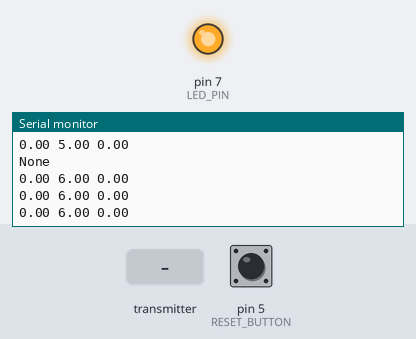
A sketch run on a simulated Arduino Uno, built with avr-gcc and run on an emulated ATmega328P. Shown: output pins drawn as LEDs (lit = HIGH), the last lines printed to the serial monitor. The test bench sets the inputs (shaded band); at power-on: pin 5 (RESET_BUTTON) HIGH. No radio packets arrive unless stated.

Above: at 1.2 s.
1.3 s: pin 5 (RESET_BUTTON) pulled LOW for 1 s
5.3 s: the transmitter starts sending chan = 0
6.8 s: pin 5 (RESET_BUTTON) pulled LOW for 0.25 s
10.0 s: the transmitter starts sending sensor = 64
13.0 s: the transmitter starts sending chan = 64
At 13.9 s:
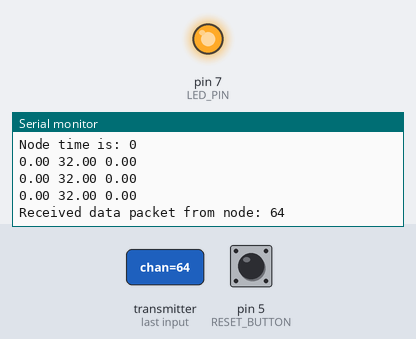
16.0 s: the transmitter starts sending sensor = 128
At 16.8 s:
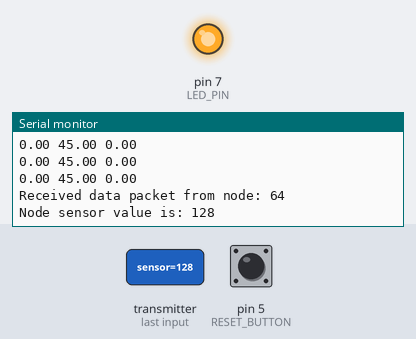
Timing chart, 0 to 19.0 s (numbered marks = the images above; inputs shaded):
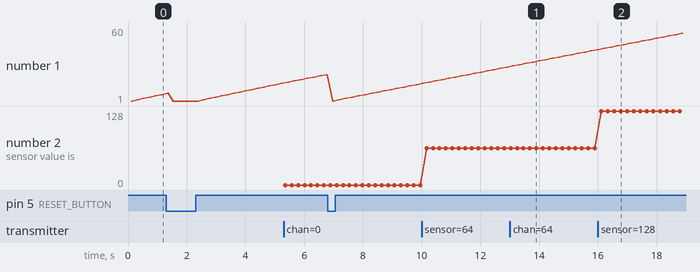

The sketch:

RateTestMaster.ino
```cpp
#include <SPI.h>          //Call SPI library so you can communicate with the nRF24L01+
#include <nRF24L01.h>     //nRF2401 libarary found at https://github.com/tmrh20/RF24/
#include <RF24.h>         //nRF2401 libarary found at https://github.com/tmrh20/RF24/

#define LED_PIN      7
#define SIGNAL_PIN   6
#define RESET_BUTTON 5

const uint8_t pinCE   = 8;                  //This pin is used to set the nRF24 to standby (0) or active mode (1)
const uint8_t pinCSN  = 10;                 //This pin is used for SPI comm chip select
RF24 wirelessSPI(pinCE, pinCSN);            // Declare object from nRF24 library (Create your wireless SPI)
const uint64_t rAddress = 0xB00B1E50C3LL;   //Create pipe address for the network the "LL" is for LongLong type
const uint8_t rFChan = 89;                  //Set channel frequency default (chan 84 is 2.484GHz to 2.489GHz)

float counter_6 = 0;
float total_6 = 0;
float counter_7 = 0;
float total_7 = 0;
float counter_9 = 0;
float total_9 = 0;

//Create a structure to hold fake sensor data and channel data
struct PayLoad {
  uint8_t chan;
  uint8_t sensor;
  unsigned long Time;
};

PayLoad payload; //create struct object

void setup() {
  pinMode(RESET_BUTTON, INPUT_PULLUP);
  pinMode(LED_PIN, OUTPUT);
  digitalWrite(LED_PIN, HIGH);
  wirelessSPI.begin();                      //Start the nRF24 module
  wirelessSPI.setChannel(rFChan);           //set communication frequency channel
  wirelessSPI.openReadingPipe(1,rAddress);  //This is receiver or master so we need to be ready to read data from transmitters
  wirelessSPI.startListening();             // Start listening for messages
  Serial.begin(9600);                       //serial port to display received data
  Serial.println("Network master is online...");
}

void loop() {
  if (digitalRead(RESET_BUTTON) == LOW) {
    counter_6 = 0;
    total_6   = 0;
    counter_7 = 0;
    total_7   = 0;
    counter_9 = 0;
    total_9   = 0;
  }


  if(wirelessSPI.available()){ //Check if recieved data
     wirelessSPI.read(&payload, sizeof(payload)); //read packet of data and store it in struct object
     Serial.print("Received data packet from node: ");
     Serial.println(payload.chan); //print node number or channel
     Serial.print("Node sensor value is: ");
     Serial.println(payload.sensor); //print node's sensor value
     Serial.print("Node time is: ");
     Serial.println(payload.Time/1000);
     Serial.println();

     digitalWrite(SIGNAL_PIN,HIGH);
     delay(50);
     digitalWrite(SIGNAL_PIN, LOW);
     delay(50);
     if (payload.chan == 6)
       counter_6 ++;
     if (payload.chan == 7)
       counter_7 ++;
     if (payload.chan == 9)
       counter_9 ++;

  }

  else {
  Serial.println("None");
  delay(100);
  }


  total_6++;
  Serial.print(counter_6); Serial.print(" ");
  Serial.print(total_6); Serial.print(" ");
  Serial.println(counter_6/total_6*100);

  total_7++;
  Serial.print(counter_7); Serial.print(" ");
  Serial.print(total_7); Serial.print(" ");
  Serial.println(counter_7/total_7*100);

  total_9++;
  Serial.print(counter_9); Serial.print(" ");
  Serial.print(total_9); Serial.print(" ");
  Serial.println(counter_9/total_9*100);
  delay(100);
}
```

Measured:
- after the input at 13.0 s, the serial monitor: prints a new line after 0.21 s (image 1)
- after the input at 16.0 s, the serial monitor: prints a new line after 0.12 s (image 2)
- plotted number 2: 0 → 64 after the input at 10.0 s, 64 → 128 after the input at 16.0 s
